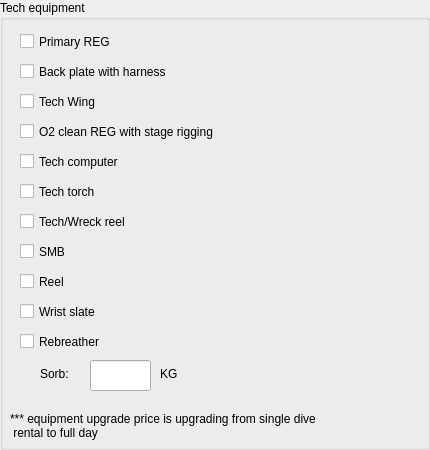
                     <widget class="QGroupBox" name="groupBox">
                      <property name="title">
                       <string>Tech equipment</string>
                      </property>
                      <widget class="QCheckBox" name="am_smb_check">
                       <property name="geometry">
                        <rect>
                         <x>20</x>
                         <y>240</y>
                         <width>90</width>
                         <height>23</height>
                        </rect>
                       </property>
                       <property name="text">
                        <string>SMB</string>
                       </property>
                      </widget>
                      <widget class="QCheckBox" name="am_tech_torch_check">
                       <property name="geometry">
                        <rect>
                         <x>20</x>
                         <y>180</y>
                         <width>90</width>
                         <height>23</height>
                        </rect>
                       </property>
                       <property name="text">
                        <string>Tech torch</string>
                       </property>
                      </widget>
                      <widget class="QCheckBox" name="am_o2_reg_check">
                       <property name="geometry">
                        <rect>
                         <x>20</x>
                         <y>120</y>
                         <width>251</width>
                         <height>23</height>
                        </rect>
                       </property>
                       <property name="text">
                        <string>O2 clean REG with stage rigging</string>
                       </property>
                      </widget>
                      <widget class="QCheckBox" name="am_back_plate_check">
                       <property name="geometry">
                        <rect>
                         <x>20</x>
                         <y>60</y>
                         <width>191</width>
                         <height>23</height>
                        </rect>
                       </property>
                       <property name="text">
                        <string>Back plate with harness</string>
                       </property>
                      </widget>
                      <widget class="QCheckBox" name="am_reel_check">
                       <property name="geometry">
                        <rect>
                         <x>20</x>
                         <y>270</y>
                         <width>90</width>
                         <height>23</height>
                        </rect>
                       </property>
                       <property name="text">
                        <string>Reel</string>
                       </property>
                      </widget>
                      <widget class="QCheckBox" name="am_slate_check">
                       <property name="geometry">
                        <rect>
                         <x>20</x>
                         <y>300</y>
                         <width>111</width>
                         <height>23</height>
                        </rect>
                       </property>
                       <property name="text">
                        <string>Wrist slate</string>
                       </property>
                      </widget>
                      <widget class="QCheckBox" name="am_tech_computer_check">
                       <property name="geometry">
                        <rect>
                         <x>20</x>
                         <y>150</y>
                         <width>121</width>
                         <height>23</height>
                        </rect>
                       </property>
                       <property name="text">
                        <string>Tech computer</string>
                       </property>
                      </widget>
                      <widget class="QCheckBox" name="am_tech_reg_check">
                       <property name="geometry">
                        <rect>
                         <x>20</x>
                         <y>30</y>
                         <width>141</width>
                         <height>23</height>
                        </rect>
                       </property>
                       <property name="text">
                        <string>Primary REG</string>
                       </property>
                      </widget>
                      <widget class="QCheckBox" name="am_wing_check">
                       <property name="geometry">
                        <rect>
                         <x>20</x>
                         <y>90</y>
                         <width>151</width>
                         <height>23</height>
                        </rect>
                       </property>
                       <property name="text">
                        <string>Tech Wing</string>
                       </property>
                      </widget>
                      <widget class="QCheckBox" name="am_wreck_reel_check">
                       <property name="geometry">
                        <rect>
                         <x>20</x>
                         <y>210</y>
                         <width>151</width>
                         <height>23</height>
                        </rect>
                       </property>
                       <property name="text">
                        <string>Tech/Wreck reel</string>
                       </property>
                      </widget>
                      <widget class="QLabel" name="label_69">
                       <property name="geometry">
                        <rect>
                         <x>160</x>
                         <y>365</y>
                         <width>31</width>
                         <height>17</height>
                        </rect>
                       </property>
                       <property name="text">
                        <string>KG</string>
                       </property>
                      </widget>
                      <widget class="QLabel" name="label_70">
                       <property name="geometry">
                        <rect>
                         <x>40</x>
                         <y>365</y>
                         <width>41</width>
                         <height>17</height>
                        </rect>
                       </property>
                       <property name="text">
                        <string>Sorb:</string>
                       </property>
                      </widget>
                      <widget class="QCheckBox" name="am_rebreather_check">
                       <property name="geometry">
                        <rect>
                         <x>20</x>
                         <y>330</y>
                         <width>111</width>
                         <height>23</height>
                        </rect>
                       </property>
                       <property name="text">
                        <string>Rebreather</string>
                       </property>
                      </widget>
                      <widget class="QLineEdit" name="am_sorb_entry">
                       <property name="geometry">
                        <rect>
                         <x>90</x>
                         <y>360</y>
                         <width>61</width>
                         <height>31</height>
                        </rect>
                       </property>
                      </widget>
                      <widget class="QLabel" name="label_71">
                       <property name="geometry">
                        <rect>
                         <x>10</x>
                         <y>410</y>
                         <width>411</width>
                         <height>31</height>
                        </rect>
                       </property>
                       <property name="sizePolicy">
                        <sizepolicy hsizetype="Minimum" vsizetype="Minimum">
                         <horstretch>0</horstretch>
                         <verstretch>0</verstretch>
                        </sizepolicy>
                       </property>
                       <property name="text">
                        <string>*** equipment upgrade price is upgrading from single dive 
 rental to full day</string>
                       </property>
                      </widget>
                     </widget>
